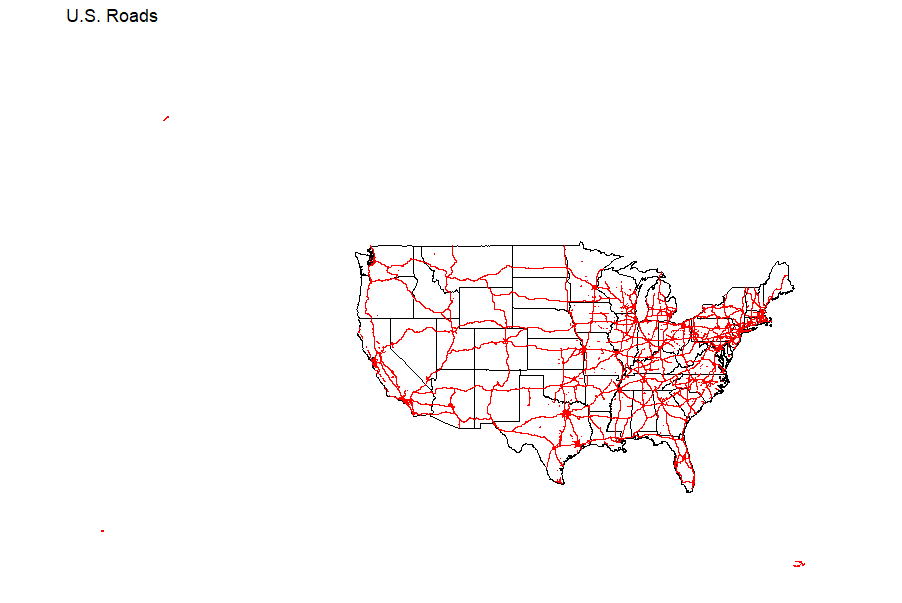

R code for this plot:
library(sf)
library(tidyverse)
library(maps)
library(mapdata)
library(mapproj)

# Load and view dataset

us_roads <- st_read('tl_2019_us_primaryroads.shp')

ggplot(us_roads) +
  geom_sf()


### https://www.r-bloggers.com/2019/04/zooming-in-on-maps-with-sf-and-ggplot2/ 
#us_roads_48 <- st_crop(us_roads,
 #                      xmin = 29.5, xmax = 45.5,
  #                     ymin = 37.5, ymax = -96)

# Load USA map data

usa <- map_data('state')

ggplot(usa, aes(long, lat, group=group)) +
  geom_polygon(color='black', fill='white') +
  coord_map(projection = "albers", lat0 = 39, lat1 = 45) +
  theme(axis.title.x=element_blank(), axis.text.x=element_blank(), axis.ticks.x=element_blank(),
        axis.title.y=element_blank(), axis.text.y=element_blank(), axis.ticks.y=element_blank()) +
  theme(panel.background = element_blank())

# Layer maps


ggplot(us_roads) +
  geom_polygon(usa, mapping=aes(long, lat, group=group), fill='white', color='black') +
  geom_sf(color='red') +
  theme(axis.title.x=element_blank(), axis.text.x=element_blank(), axis.ticks.x=element_blank(),
        axis.title.y=element_blank(), axis.text.y=element_blank(), axis.ticks.y=element_blank()) +
  theme(panel.background = element_blank()) +
  labs(title='U.S. Roads')
